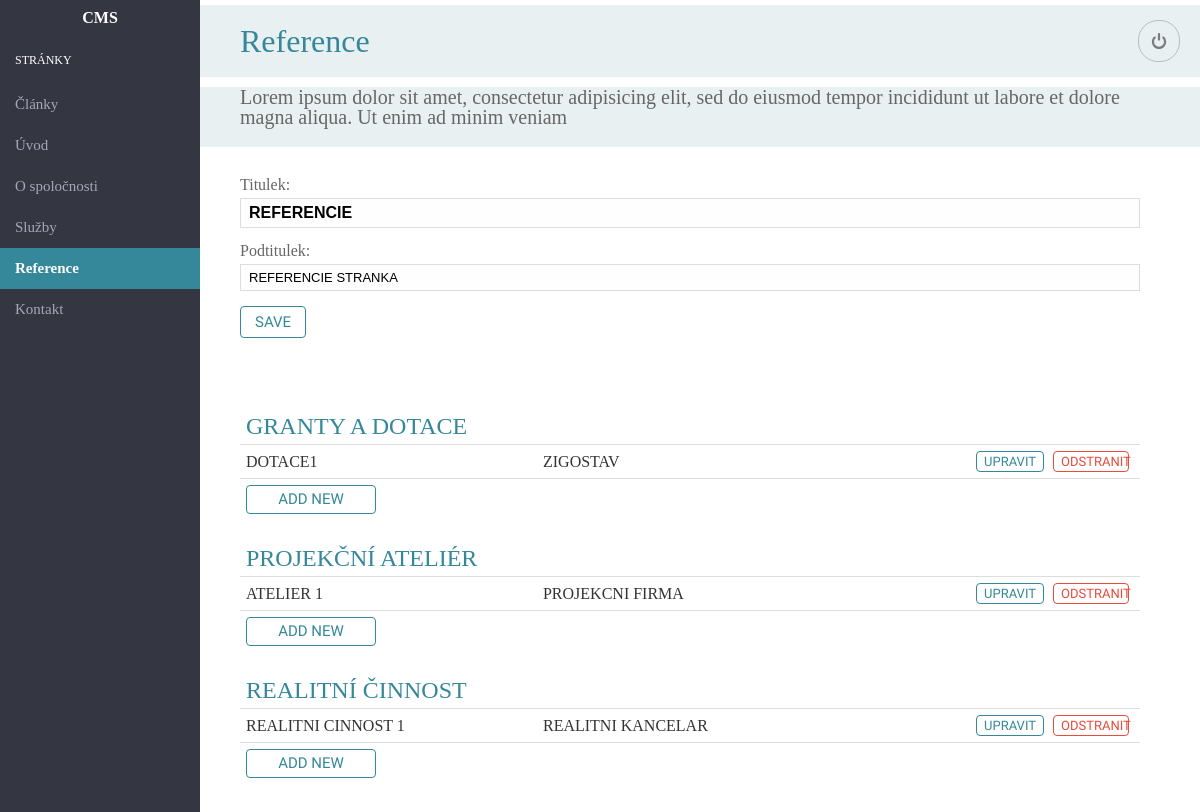
The app's page /pbl/admin/page-references.php with its own data.
### tables this page shows
CREATE TABLE IF NOT EXISTS `pageReferences` (
  `ID` mediumint(9) NOT NULL AUTO_INCREMENT,
  `title` varchar(250) NOT NULL,
  `subtitle` varchar(500) NOT NULL,
   PRIMARY KEY (`ID`)
);

CREATE TABLE IF NOT EXISTS `subsidies` (
            `ID` mediumint(9) NOT NULL AUTO_INCREMENT,
            `title` varchar(250) NOT NULL,
            `subject` varchar(1500) NOT NULL,
            `client` varchar(1500) NOT NULL,
            `price` varchar(150) NOT NULL,
            `content` TEXT,
            `page_id` mediumint(9) NOT NULL,
            PRIMARY KEY (`ID`),
            FOREIGN KEY (`page_id`) REFERENCES pageReferences(`ID`)
          );

CREATE TABLE IF NOT EXISTS `studios` (
            `ID` mediumint(9) NOT NULL AUTO_INCREMENT,
            `title` varchar(250) NOT NULL,
            `client` varchar(1500) NOT NULL,
            `costs` varchar(150) NOT NULL,
            `PD` varchar(150) NOT NULL,
            `content` TEXT,
            `page_id` mediumint(9) NOT NULL,
            PRIMARY KEY (`ID`),
            FOREIGN KEY (`page_id`) REFERENCES pageReferences(`ID`)
          );

CREATE TABLE IF NOT EXISTS `activities` (
            `ID` mediumint(9) NOT NULL AUTO_INCREMENT,
            `title` varchar(250) NOT NULL,
            `client` varchar(1500) NOT NULL,
            `investition` varchar(150) NOT NULL,
            `content` TEXT,
            `page_id` mediumint(9) NOT NULL,
            PRIMARY KEY (`ID`),
            FOREIGN KEY (`page_id`) REFERENCES pageReferences(`ID`)
          );

### pbl/admin/scripts/datahandler.php (called while the page is built, shortened)
<?php
function data_handler($page,$dbaction,$dataid){
  require_once('config.php');
  $res = connect();
  $action = $dbaction;
  $title_set = isset($_POST['title']) ? $_POST['title'] : '';
  $subtitle_set = isset($_POST['subtitle']) ? $_POST['subtitle'] : '';
  $content_set = isset($_POST['content']) ? $_POST['content'] : '';
  $id_set = isset($_POST['id']) ? $_POST['id'] : '';
  $subject_set = isset($_POST['subject']) ? $_POST['subject'] : '';
  $client_set = isset($_POST['client']) ? $_POST['client'] : '';
  $price_set = isset($_POST['price']) ? $_POST['price'] : '';
  $costs_set= isset($_POST['costs']) ? $_POST['costs'] : '';
  $pd_set = isset($_POST['pd']) ? $_POST['pd'] : '';
  $investition_set = isset($_POST['investition']) ? $_POST['investition'] : '';
  $email_set = isset($_POST['email']) ? $_POST['email'] : '';
  $mobile_set = isset($_POST['mobile']) ? $_POST['mobile'] : '';
  $company_set = isset($_POST['company']) ? $_POST['company'] : '';
  $address_set = isset($_POST['address']) ? $_POST['address'] : '';
  $psc_city_set = isset($_POST['psc_city']) ? $_POST['psc_city'] : '';
  $ic_set = isset($_POST['ic']) ? $_POST['ic'] : '';
  $dic_set = isset($_POST['dic']) ? $_POST['dic'] : '';
  $page_name = $page;
  $title=test_input($title_set);
  $subtitle=test_input($subtitle_set);
  $content=test_input($content_set);
  $id=test_input($id_set);
  switch($page_name){
      case "page_references":
        if (strcmp($action, "update") == 0){
              $sql = "UPDATE  pagereferences SET title='$title', subtitle='$subtitle' WHERE ID=5";
              $result = mysqli_query($res,$sql) or die ("Unable to LOAD data!");
              header('Location: http://localhost/cmstest/pbl/admin/page-references.php');
              return $result;
        }
            else if (strcmp($action, "select") == 0){
              $sql = "SELECT * FROM pagereferences WHERE ID=5";
              $result = mysqli_query($res,$sql) or die ("Unable to LOAD data!");
              return $result;
            }
        break;
      case "subsidies":
           if (strcmp($action, "select") == 0){
                      if ($dataid != ''){
                                $sql = "SELECT * FROM subsidies WHERE ID = '$dataid'" or die ("Unable to join tables!");
                      }
                      else {
                                $sql = "SELECT * FROM subsidies" or die ("Unable to join tables!");
                      }
                       $result = mysqli_query($res,$sql) or die ("Unable to SELECT subsidies records!");
                        return $result;
                    }
          break;
      case "activities":
           if (strcmp($action, "select") == 0){
                if ($dataid != ''){
                                $sql = "SELECT * FROM activities WHERE ID = '$dataid'" or die ("Unable to join tables!");
                      }
                      else {
                                $sql = "SELECT * FROM activities" or die ("Unable to select from activities!");
                      }
              $result = mysqli_query($res,$sql) or die ("Unable to SELECT activities records!");
              return $result;
          }
          break;
     case "studios":
           if (strcmp($action, "select") == 0){
                    if ($dataid != ''){
                                $sql = "SELECT * FROM studios WHERE ID = '$dataid'" or die ("Unable to join tables!");
                      }
                      else {
                                $sql = "SELECT * FROM studios" or die ("Unable select from studios!");
                      }
              $result = mysqli_query($res,$sql) or die ("Unable to SELECT studios records!");
              return $result;
          }
          break;
      case "defaultrefs":
           if (strcmp($action, "select") == 0){
             if ($dataid != ''){
                                $sql = "SELECT * FROM defaultrefs WHERE ID = '$dataid'" or die ("Unable to join tables!");
                      }
                      else {
                                $sql = "SELECT * FROM defaultrefs" or die ("Unable select from studios!");
                      }
              $result = mysqli_query($res,$sql) or die ("Unable to SELECT defaultrefs records!");
              return $result;
          }
            else if (strcmp($action, "update") == 0){
                $sql = "UPDATE defaultrefs SET title='$title',subtitle='$subtitle',content='$content' WHERE ID=$id";
                $result = mysqli_query($res,$sql) or die ("Unable to UPDATE page services!");
                header('Location: http://localhost/cmstest/pbl/admin/page-references.php');
                return $result;
          }
              else if (strcmp($action, "delete") == 0){
                  $sql = "DELETE FROM defaultrefs WHERE ID = '$dataid'" or die ("Unable to delete reference!");
                  $result = mysqli_query($res,$sql) or die ("Unable to delete reference!");
                  return $result;
              }
          break;
  }
}

### pbl/admin/scripts/config.php (called while the page is built, shortened)
<?php
 function test_input($data) {
   $data = trim($data);
   $data = stripslashes($data);
   $data = str_replace(array("\r","\n"),"",$data);
   return $data;
}
?>

### pbl/admin/page-references.php (the view, shortened to what this page needs)
<?php
require_once('scripts/datahandler.php');
function getRefsTable($table_name){
	$result = data_handler($table_name,'select','');
	while($row = mysqli_fetch_array($result)){
	  	$id = $row['ID'];
	  	$title = $row['title'];
	  	$client = $row['client'];
	   	echo '<tr>
	   		  <td>' . $title . ' </td>
	   		   <td>' . $client . ' </td>
			  <td align="right"><a class="button small blue" href="http://localhost/cmstest/pbl/admin/reference-detail-'.$table_name.'.php?edit='. $id .'">Upravit</a> <a class="button small red" href=http://localhost/cmstest/pbl/admin/page-references.php?del'.$table_name.'='. $id .'>Odstranit</a></td>
	         </tr>';
		 }
	}
if (isset($_POST['submit'])){
	require_once('scripts/datahandler.php');
	$name="page_references";
	$action="update";
	data_handler($name,$action,5);
}
	else {
		require_once('scripts/datahandler.php');
		$name="page_references";
		$action="select";
		$result_select = data_handler($name,$action,5);
		while($row = mysqli_fetch_array($result_select)){
            $title = $row['title'];
            $subtitle = $row['subtitle'];
	    }
	}
?>
<!DOCTYPE html>
<html>
<?php include 'meta.php'; ?>
<body>
<?php include 'navigation.php'; ?>
<div id="content">
	<h1>Reference</h1>
	<p class="perex">
	Lorem ipsum dolor sit amet, consectetur adipisicing elit, sed do eiusmod
	tempor incididunt ut labore et dolore magna aliqua. Ut enim ad minim veniam
	</p>
	<form method="POST" action="">
		<div class="form-basic">
			<div class="form-group">
				<label>Titulek:</label>
				<input type="text" class="form-ctrl title" <?php echo 'value="'.$title.'"'; ?> name="title" id="title">
			</div>
			<div class="form-group">
				<label>Podtitulek:</label>
				<input type="text" class="form-ctrl subtitle" name="subtitle" <?php echo 'value="'.$subtitle.'"'; ?> id="subtitle">
			</div>
			<button class="btn btn-submit" id="btn" data-id="about" name="submit">Save</button>
		</div>
	</form>
	<section>
	<table>
		<tr class="no-hover">
			<td colspan="3">
				<h2>Granty a dotace</h2>
			</td>
		</tr>
		<?php  getRefsTable('subsidies'); ?>
		<tr class="no-hover">
			<td colspan="3">
			<a class="button" id="btn" data-id="about" href="http://localhost/cmstest/pbl/admin/reference-detail-subsidies.php?add=true">Add new</a>
			</td>
		</tr>
		<tr class="no-hover">
			<td colspan="3">
				<h2>Projekční ateliér</h2>
			</td>
		</tr>
		<?php  getRefsTable('studios'); ?>
		<tr class="no-hover">
			<td colspan="3">
			<a class="button" id="btn" data-id="about" href="http://localhost/cmstest/pbl/admin/reference-detail-studios.php?add=true">Add new</a>
			</td>
		</tr>
		<tr class="no-hover">
			<td colspan="3">
				<h2>Realitní činnost</h2>
			</td>
		</tr>
		<?php  getRefsTable('activities'); ?>
		<tr class="no-hover">
			<td colspan="3">
			<a class="button" id="btn" data-id="about" href="http://localhost/cmstest/pbl/admin/reference-detail-activities.php?add=true">Add new</a>
			</td>
		</tr>
	</table>
	</section>
</div>
</body>
</html>

### pbl/admin/css/style.css (style rules this page uses)
table { min-width:450px }
table tr td,table tr th { padding:6px;border:1px solid #ddd;height:20px;vertical-align:middle }
table tr td { color:#333 }
#content { padding:20px 20px 20px 220px }
h1 { font-weight:300;color:#3498db;font-size:32px;margin:5px 0 10px }
h2 { font-weight:700;text-transform:uppercase;color:#2980b9;font-size:15px;margin:20px 0 10px }
p.perex { color:#666;margin:5px 0 10px }
input { border:1px solid #ddd;background-color:#fefefe;padding:5px 8px;width:50%;font-family:'Open Sans',sans-serif;box-sizing:border-box }
a.button,button { background-color:#3498db;color:#fff;font-weight:700;font-size:12px;text-transform:uppercase;display:block;text-align:center;text-decoration:none;border:1px solid #2980b9;border-radius:4px;max-width:100px;padding:6px;margin:10px 0;cursor:pointer }
div#form,form { margin:30px 0 15px;overflow:hidden }
div#form .form-group,form .form-group { margin:0 0 15px }
div#form .form-group>*,form .form-group>* { box-sizing:border-box;margin:0 0 5px }
div#form .form-group label,form .form-group label { display:block;font-weight:700;color:#333 }
div#form .form-group .form-ctrl,form .form-group .form-ctrl { width:60%;display:block }
div#form .form-group .form-ctrl.title,form .form-group .form-ctrl.title { width:100% }
table { width:100% }
table tr h2 { margin:20px 0 0 }
table tr.no-hover { background:#fff }
table tr.no-hover td { border:none }
table tr td,table tr th { padding:6px;border:none;border-bottom:1px solid #ddd;border-top:1px solid #ddd;height:20px;vertical-align:middle }
#content { padding:0 0 0 200px;display:block;overflow:hidden }
h1 { font-weight:300;color:#348899;font-size:32px;background:#e9f0f1;padding:20px 40px }
h2 { font-weight:300;color:#348899;font-size:24px;margin:0 0 10px }
p.perex { color:#666;font-weight:300;background:#e9f0f1;padding:0 40px 20px;font-size:20px }
input { border:1px solid #ddd;background-color:#fefefe;padding:5px 8px;width:50%;font-size:15px;font-family:Arial,Helvetica,sans-serif;box-sizing:border-box }
input.title { font-weight:700;font-size:16px }
:not(li)>a.button,:not(li)>button { background-color:#fff;color:#348899;font-weight:400;font-family:'Roboto Condensed',sans-serif;font-size:15px;display:block;text-align:center;text-decoration:none;border:1px solid #348899;border-radius:4px;max-width:100px;padding:6px 14px;margin:0 5px 0 0;cursor:pointer }
:not(li)>a.button.small,:not(li)>button.small { padding:3px 7px;margin:0 5px 0 0;font-size:13px;display:inline-block;max-width:60px }
:not(li)>a.button.red,:not(li)>button.red { border:1px solid #e74c3c;color:#e74c3c }
div#form,form,section { max-width:900px;margin:30px 0 10px;padding:0 40px 20px;overflow:hidden }
div#form .form-group,form .form-group,section .form-group { margin:0 0 15px }
div#form .form-group>*,form .form-group>*,section .form-group>* { box-sizing:border-box;margin:0 0 5px }
div#form .form-group label,form .form-group label,section .form-group label { display:block;font-weight:400;color:#666 }
div#form .form-group .form-ctrl,form .form-group .form-ctrl,section .form-group .form-ctrl { width:60%;display:block }
div#form .form-group .form-ctrl.title,form .form-group .form-ctrl.title,section .form-group .form-ctrl.title { width:100% }
div#form .form-group .form-ctrl.subtitle,form .form-group .form-ctrl.subtitle,section .form-group .form-ctrl.subtitle { font-weight:400;font-size:13px;width:100% }

### records on screen
pagereferences: title "REFERENCIE", subtitle "REFERENCIE STRANKA"
subsidies: title "DOTACE1", client "ZIGOSTAV"
studios: title "ATELIER 1", client "PROJEKCNI FIRMA"
activities: title "REALITNI CINNOST 1", client "REALITNI KANCELAR"
